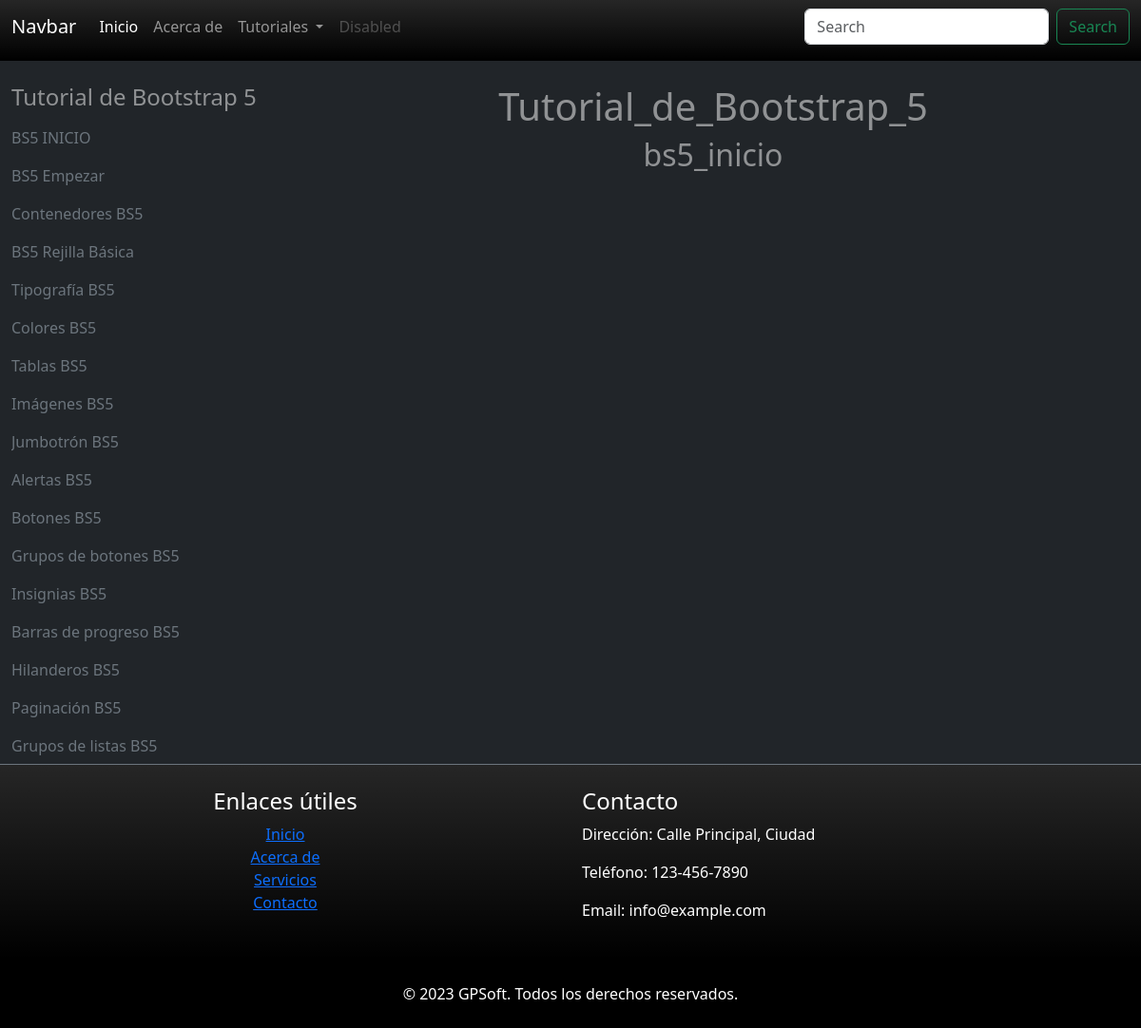
Screenshot of /BootStrap5/vistas_clases/Tutorial_de_Bootstrap_5/bs5_inicio/0 with the database file from the repository.
### BootStrap5/models.py (models this page shows)
class Tutorial_de_Bootstrap_5(models.Model):
    content         = models.CharField(max_length=100)
    time            = models.IntegerField(default=1)
    youtube_url     = models.CharField(max_length=100)
    def __str__(self):
        out = f'content={self.content}, time={self.time}, youtube_url={self.youtube_url} '
        return out

### BootStrap5/views.py (the view)
# urls.py: path('vistas_clases/<str:modulo>/<str:leccion>/<int:num>', views.vistas_clases, name='vistas_clases'),
def vistas_clases(request, modulo, leccion, num):
    modules = {
        'Tutorial_de_Bootstrap_5'   : [str(i).split(',')[0].split('=')[1] for i in list(Tutorial_de_Bootstrap_5.objects.order_by('id')) ],
        'Bootstrap_5_formularios'   : [str(i).split(',')[0].split('=')[1] for i in list(Bootstrap_5_formularios.objects.order_by('id')) ],
        'Rejilla_Bootstrap_5'       : [str(i).split(',')[0].split('=')[1] for i in list(Rejilla_Bootstrap_5.objects.order_by('id'))     ],
        'Bootstrap_5_Otros'         : [str(i).split(',')[0].split('=')[1] for i in list(Bootstrap_5_Otros.objects.order_by('id'))       ],
        'Certificacion'             : [str(i).split(',')[0].split('=')[1] for i in list(Certificacion.objects.order_by('id'))           ],
    }
    if num == 0:
        template_name   = os.path.join(modulo, leccion, leccion + '.html')
    else:
        template_name   = os.path.join(modulo, leccion, f'example{num}.html')
    template_dir    = os.path.join(TEMPLATES[0]['DIRS'][0], modulo, leccion)
    file_list       = [str(i).replace('.html', '') for i in os.listdir(template_dir) if i != leccion + '.html']
    context = {
        'view_name'     : 'Inicio',
        'title_template': 'Listado de Clases',
        'modulo'    : modulo,
        'leccion'   : leccion,
        'file_list' : file_list,
        'modules'   : modules,
    }
    return render(request, template_name, context)

### BootStrap5/models.py (called while the page is built)
    def __str__(self):
        out = f'content={self.content}, time={self.time}, youtube_url={self.youtube_url} '
        return out

    def __str__(self):
        out = f'content={self.content}, time={self.time}, youtube_url={self.youtube_url} '
        return out

    def __str__(self):
        out = f'content={self.content}, time={self.time}, youtube_url={self.youtube_url} '
        return out

    def __str__(self):
        out = f'content={self.content}, time={self.time}, youtube_url={self.youtube_url} '
        return out

### BootStrap5/templatetags/custom_filters.py (called while the page is built)
@register.filter
def replace_signs(string):
    new_string = unidecode.unidecode(string).lower()
    return str(new_string).replace(' ', '_')

@register.filter
def replace_space(string):
    new_string = str(string).replace('_', ' ')
    return new_string

### BootStrap5/templates/Tutorial_de_Bootstrap_5/bs5_inicio/bs5_inicio.html (shortened to what this page needs)
{% extends "index.html" %}
{% load custom_filters %}
{% block content %}
    <h1>{{ modulo }}</h1>
    <h2>{{ leccion }}</h2>
{% endblock %}

### BootStrap5/templates/index.html (shortened to what this page needs)
{% load static %}
{% load custom_filters %}
<!DOCTYPE html>
<html lang="es">
<head>
  <link href="https://cdn.jsdelivr.net/npm/bootstrap@5.3.0/dist/css/bootstrap.min.css" rel="stylesheet">
  <link rel="stylesheet" href="{% static 'css/styles.css' %}">
</head>
<body data-bs-spy="scroll" data-bs-target=".navbar" data-bs-offset="50">
  <div class="container-fluid">
    <div class="row">
      <nav class="navbar pb-3 navbar-expand-lg navbar-dark bg-black bg-gradient fixed-top">
          <div class="container-fluid">
            <a class="navbar-brand text-white" href="#">Navbar</a>
            <div class="collapse navbar-collapse" id="navbarSupportedContent">
              <ul class="navbar-nav me-auto mb-2 mb-lg-0">
                <li class="nav-item">
                  <a class="nav-link active" aria-current="page" href="{% url 'index' %}">Inicio</a>
                </li>
                <li class="nav-item">
                  <a class="nav-link" href="#">Acerca de</a>
                </li>
                <li class="nav-item dropdown">
                  <a class="nav-link dropdown-toggle" href="#" role="button" data-bs-toggle="dropdown" aria-expanded="false">
                    Tutoriales
                  </a>
                </li>
                <li class="nav-item">
                  <a class="nav-link disabled">Disabled</a>
                </li>
              </ul>
              <form class="d-flex" role="search">
                <input class="form-control me-2" type="search" placeholder="Search" aria-label="Search">
                <button class="btn btn-outline-success" type="submit">Search</button>
              </form>
            </div>
          </div>
        </nav>
    </div>
    <div class="row">
    </div>
    <div class="row pt-5">
      <div class="col-3 bg-dark text-white-50">
        <div class="columna-limitada">
          {% for modulos, clases in modules.items %}
          <ul class="nav flex-column pt-4">
            <h4>{{ modulos|replace_space }}</h4>
            {% for i in clases %}
            <li class="navbar">
              <a class="link-secondary link-offset-2 link-underline link-underline-opacity-0" href="{% url 'vistas_clases' modulos i|lower|replace_signs 0 %}">{{ i }}</a>
            </li>
            {% endfor %}
          </ul>
          {% endfor %}
        </div>
      </div>
      <div class="col-9 bg-dark text-white-50 pt-4 text-center">
        {% block content %} {% endblock %}
      </div>
    </div>
    <div class="row bg-black bg-gradient text-white py-4 border-top border-secondary">
      <div class="col-6 text-center">
        <h4>Enlaces útiles</h4>
        <ul class="list-unstyled">
          <li><a href="{% url 'index' %}">Inicio</a></li>
          <li><a href="#">Acerca de</a></li>
          <li><a href="#">Servicios</a></li>
          <li><a href="#">Contacto</a></li>
        </ul>
      </div>
      <div class="col-6">
        <h4>Contacto</h4>
        <p>Dirección: Calle Principal, Ciudad</p>
        <p>Teléfono: 123-456-7890</p>
        <p>Email: info@example.com</p>
      </div>
    </div>
    <div class="row bg-black text-white py-4">
      <div class="col-12 text-center">
        &copy; 2023 GPSoft. Todos los derechos reservados.
      </div>
    </div>
  </div>
</body>
</html>

### static/css/styles.css (style rules this page uses)
.columna-limitada { max-height: 740px; overflow-y: auto; }

### BootStrap5/templates/index.html (style rules this page uses)
body { position: relative; }

### rows the page displays
Tutorial_de_Bootstrap_5: content "BS5 INICIO"
Tutorial_de_Bootstrap_5: content "BS5 Empezar"
Tutorial_de_Bootstrap_5: content "Contenedores BS5"
Tutorial_de_Bootstrap_5: content "BS5 Rejilla Básica"
Tutorial_de_Bootstrap_5: content "Tipografía BS5"
Tutorial_de_Bootstrap_5: content "Colores BS5"
Tutorial_de_Bootstrap_5: content "Tablas BS5"
Tutorial_de_Bootstrap_5: content "Imágenes BS5"
Tutorial_de_Bootstrap_5: content "Jumbotrón BS5"
Tutorial_de_Bootstrap_5: content "Alertas BS5"
Tutorial_de_Bootstrap_5: content "Botones BS5"
Tutorial_de_Bootstrap_5: content "Grupos de botones BS5"
Tutorial_de_Bootstrap_5: content "Insignias BS5"
Tutorial_de_Bootstrap_5: content "Barras de progreso BS5"
Tutorial_de_Bootstrap_5: content "Hilanderos BS5"
Tutorial_de_Bootstrap_5: content "Paginación BS5"
Tutorial_de_Bootstrap_5: content "Grupos de listas BS5"

### other values shown
{{ modulos|replace_space }} "Tutorial de Bootstrap 5"
{{ modulo }} "Tutorial_de_Bootstrap_5"
{{ leccion }} "bs5_inicio"
